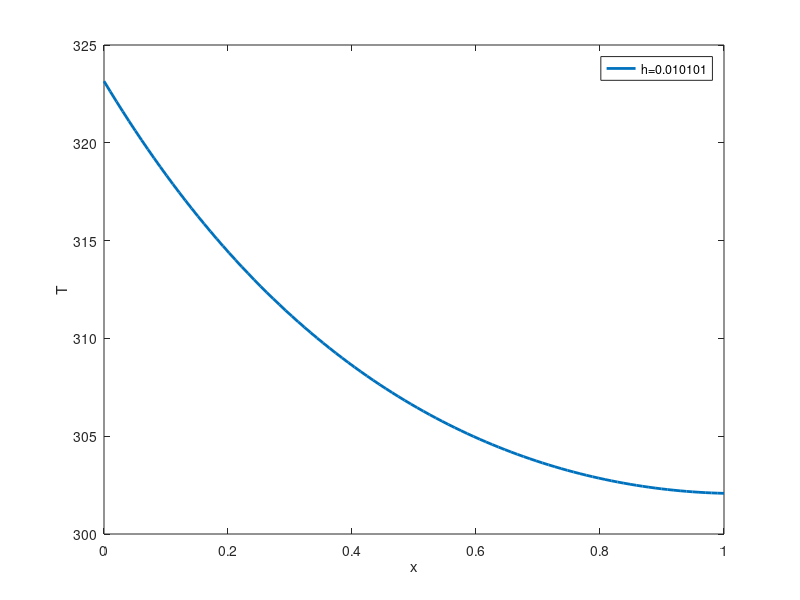

Write the MATLAB code that produced this figure.
%Exercise 1 Mohammad Javad Mohazzabi
clc
clear

%% properties

tic %Time

T_0 = 50;  % base temperature
T_inf = 20; % Air temperature
u_0 = T_0 - T_inf;
H = 20; % convective heat transfer coefficient of air (W/m^2.K)
K = 237; % pure Aluminium conductive heat transfer coefficient (W/m.K)
r = 0.05; % radius
P = 2*pi*r; % Perimeter of the fin
a = pi*r^2; % cross section
m = sqrt((H*P)/(K*a));

%% domain & mesh

N=100;
L=1;
h=L/(N-1);
x=linspace(0,1,N);
A=zeros(N,N);
b=zeros(N,1);
u=zeros(N,1);

%% Left boundary
i=1;
A(i,i)=1;
b(i,1)=u_0;

%% Right boundary

i=N;
b(N,1)=0;
A(i,i-1)=1;
A(i,i)=((-(m^2*h^2)/2))-1-(h*H/K);

%% Internal domain

for i=2:N-1
    A(i,i)=(-(m^2*h^2))-2;
    A(i,i+1)=1;
    A(i,i-1)=1;
    b(i,1)=0;
end

%% Calculations and Results

AS=sparse (A);
u=gmres(AS,b,[],1e-5,N);
T_Kelvin = u+T_inf+273.15;
format long

%% Plot

plot(x,T_Kelvin,'linewidth',2)
xlabel('x')
ylabel('T')
legend(strcat('h=', num2str(h)))
hold on
toc